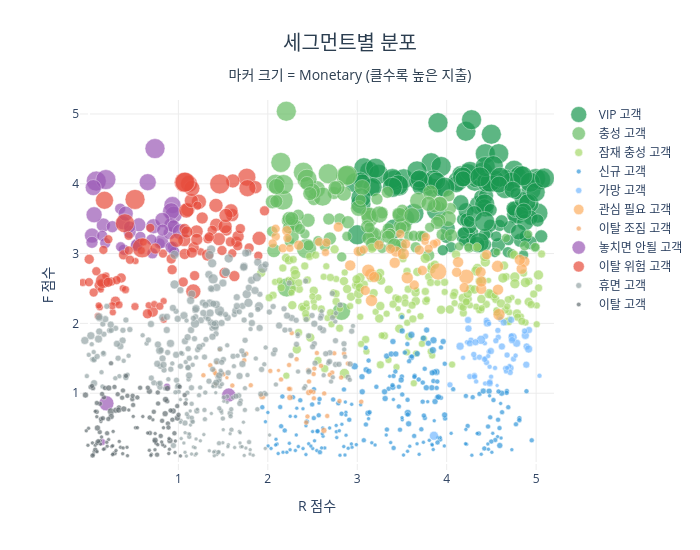
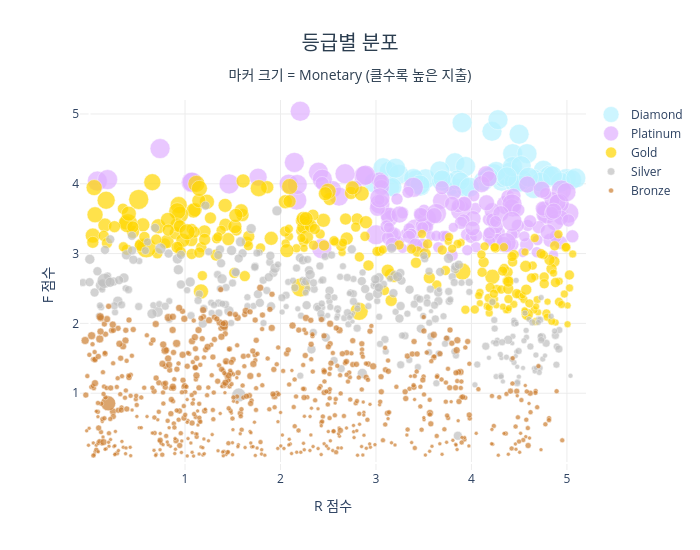

Source (notebook cell) for these figures, in order:
### Code cell
rfm_plot = rfm.copy()

# Bin-interpolation scaling (RFM_scale 패턴)
r_intervals = pd.qcut(rfm_plot['Recency'], q=[0, 0.2, 0.4, 0.6, 0.8, 1.0])
r_left = r_intervals.apply(lambda x: x.left).astype(float).clip(lower=0)
r_right = r_intervals.apply(lambda x: x.right).astype(float)
rfm_plot['R_scale'] = (rfm_plot['R'] - 1) + (rfm_plot['Recency'] - r_left - 0.01) / (r_right - r_left) - 0.0001

f_q1 = rfm_plot['Frequency'].quantile(0.25)
f_q2 = rfm_plot['Frequency'].quantile(0.50)
f_q3 = rfm_plot['Frequency'].quantile(0.75)
f_upper = f_q3 + 1.5 * (f_q3 - f_q1)
f_intervals = pd.cut(rfm_plot['Frequency'], bins=[0, f_q1, f_q2, f_q3, f_upper, rfm_plot['Frequency'].max()])
f_left = f_intervals.apply(lambda x: x.left).astype(float)
f_right = f_intervals.apply(lambda x: x.right).astype(float)
rfm_plot['F_scale'] = (rfm_plot['F'] - 1) + (rfm_plot['Frequency'] - f_left - 0.01) / (f_right - f_left) - 0.0001

np.random.seed(42)
rfm_plot['R_scale'] += np.random.uniform(-0.1, 0.1, len(rfm_plot))
rfm_plot['F_scale'] += np.random.uniform(-0.1, 0.1, len(rfm_plot))

m_min = rfm_plot['Monetary'].min()
m_cap = rfm_plot['Monetary'].quantile(0.95)
rfm_plot['marker_size'] = (
    (rfm_plot['Monetary'].clip(upper=m_cap) - m_min) / (m_cap - m_min) * 16 + 4
).round(0)

segment_colors = {
    'VIP 고객': '#1a9850',
    '충성 고객': '#66bd63',
    '잠재 충성 고객': '#a6d96a',
    '신규 고객': '#3498db',
    '가망 고객': '#74b9ff',
    '관심 필요 고객': '#fdae61',
    '이탈 조짐 고객': '#f4a261',
    '놓치면 안될 고객': '#9b59b6',
    '이탈 위험 고객': '#e74c3c',
    '휴면 고객': '#95a5a6',
    '이탈 고객': '#636e72',
    'Others': '#dfe6e9',
}
grade_color_map = {
    'Diamond': '#B9F2FF',
    'Platinum': '#E0B0FF',
    'Gold': '#FFD700',
    'Silver': '#C0C0C0',
    'Bronze': '#CD7F32',
}

# 세그먼트별 분포
fig1 = go.Figure()
for segment, color in segment_colors.items():
    sub = rfm_plot[rfm_plot['Segment'] == segment]
    if len(sub) == 0:
        continue
    fig1.add_trace(go.Scatter(
        x=sub['R_scale'],
        y=sub['F_scale'],
        mode='markers',
        marker=dict(color=color, size=sub['marker_size'], opacity=0.7,
                    line=dict(width=0.5, color='white')),
        name=segment,
        hovertemplate=(
            '등급: %{customdata[0]}<br>'
            f'세그먼트: {segment}<br>'
            'R: %{customdata[1]} | F: %{customdata[2]}<br>'
            'Monetary: %{customdata[3]:,.0f}원<extra></extra>'
        ),
        customdata=sub[['등급', 'R', 'F', 'Monetary']].values
    ))

fig1.update_layout(
    title=dict(
        text='세그먼트별 분포<br><sub>마커 크기 = Monetary (클수록 높은 지출)</sub>',
        font=dict(size=20, color='#2c3e50'), x=0.5, xanchor='center'
    ),
    xaxis=dict(tickvals=[1, 2, 3, 4, 5], range=[-0.1, 5.2], gridcolor='#ececec', title_text='R 점수'),
    yaxis=dict(tickvals=[1, 2, 3, 4, 5], range=[-0.1, 5.2], gridcolor='#ececec', title_text='F 점수'),
    plot_bgcolor='white',
    width=700,
    height=550,
    legend=dict(orientation='v', x=1.01, y=1)
)
fig1.show()

# 등급별 분포
fig2 = go.Figure()
for grade in ['Diamond', 'Platinum', 'Gold', 'Silver', 'Bronze']:
    sub = rfm_plot[rfm_plot['등급'] == grade]
    fig2.add_trace(go.Scatter(
        x=sub['R_scale'],
        y=sub['F_scale'],
        mode='markers',
        marker=dict(color=grade_color_map[grade], size=sub['marker_size'], opacity=0.7,
                    line=dict(width=0.5, color='white')),
        name=grade,
        hovertemplate=(
            f'등급: {grade}<br>'
            'R: %{customdata[0]} | F: %{customdata[1]}<br>'
            'Monetary: %{customdata[2]:,.0f}원<extra></extra>'
        ),
        customdata=sub[['R', 'F', 'Monetary']].values
    ))

fig2.update_layout(
    title=dict(
        text='등급별 분포<br><sub>마커 크기 = Monetary (클수록 높은 지출)</sub>',
        font=dict(size=20, color='#2c3e50'), x=0.5, xanchor='center'
    ),
    xaxis=dict(tickvals=[1, 2, 3, 4, 5], range=[-0.1, 5.2], gridcolor='#ececec', title_text='R 점수'),
    yaxis=dict(tickvals=[1, 2, 3, 4, 5], range=[-0.1, 5.2], gridcolor='#ececec', title_text='F 점수'),
    plot_bgcolor='white',
    width=700,
    height=550,
    legend=dict(orientation='v', x=1.01, y=1)
)
fig2.show()

### Figure 1 — Plotly figure (JSON) as saved in the notebook; plotly's stock layout.template omitted (floating-point values rounded to 4 significant figures; data arrays with more than 128 entries replaced by an {"elided": "..."} marker saying what was removed)
{"data": [{"customdata": {"elided": "135x4 mixed values"}, "hovertemplate": "등급: %{customdata[0]}<br>세그먼트: VIP 고객<br>R: %{customdata[1]} | F: %{customdata[2]}<br>Monetary: %{customdata[3]:,.0f}원<extra></extra>", "marker": {"color": "#1a9850", "line": {"color": "white", "width": 0.5}, "opacity": 0.7, "size": {"elided": "135 float values"}}, "mode": "markers", "name": "VIP 고객", "type": "scatter", "x": {"elided": "135 float values"}, "y": {"elided": "135 float values"}}, {"customdata": {"elided": "116x4 mixed values"}, "hovertemplate": "등급: %{customdata[0]}<br>세그먼트: 충성 고객<br>R: %{customdata[1]} | F: %{customdata[2]}<br>Monetary: %{customdata[3]:,.0f}원<extra></extra>", "marker": {"color": "#66bd63", "line": {"color": "white", "width": 0.5}, "opacity": 0.7, "size": [12.0, 19.0, 14.0, 18.0, 12.0, 12.0, 10.0, 11.0, 10.0, 20.0, 12.0, 11.0, 10.0, 16.0, 12.0, 12.0, 9.0, 20.0, 12.0, 12.0, 12.0, 20.0, 17.0, 11.0, 13.0, 15.0, 17.0, 10.0, 12.0, 17.0, 8.0, 10.0, 19.0, 10.0, 12.0, 14.0, 12.0, 11.0, 9.0, 16.0, 10.0, 20.0, 10.0, 13.0, 20.0, 12.0, 12.0, 20.0, 13.0, 15.0, 16.0, 16.0, 15.0, 11.0, 20.0, 12.0, 11.0, 14.0, 13.0, 17.0, 11.0, 14.0, 12.0, 20.0, 10.0, 16.0, 16.0, 20.0, 19.0, 9.0, 14.0, 13.0, 16.0, 14.0, 11.0, 11.0, 13.0, 11.0, 9.0, 12.0, 10.0, 9.0, 14.0, 13.0, 16.0, 13.0, 13.0, 15.0, 13.0, 13.0, 11.0, 14.0, 14.0, 10.0, 17.0, 10.0, 11.0, 14.0, 14.0, 12.0, 12.0, 13.0, 10.0, 16.0, 14.0, 12.0, 14.0, 15.0, 11.0, 15.0, 14.0, 11.0, 11.0, 12.0, 20.0, 10.0]}, "mode": "markers", "name": "충성 고객", "type": "scatter", "x": [4.041, 2.086, 3.4, 2.824, 2.803, 3.279, 3.041, 3.243, 4.251, 2.207, 3.176, 2.637, 3.308, 3.185, 3.491, 3.154, 4.243, 2.398, 2.22, 3.456, 3.503, 2.432, 3.141, 3.712, 2.739, 2.85, 3.681, 2.885, 2.682, 3.5, 4.561, 2.243, 2.211, 4.989, 3.949, 2.275, 2.289, 3.496, 4.911, 4.017, 2.415, 2.17, 4.872, 2.694, 2.874, 4.024, 2.233, 2.175, 2.514, 3.474, 3.129, 3.015, 3.817, 2.049, 2.676, 3.347, 3.373, 2.051, 2.895, 2.548, 3.704, 2.272, 3.541, 2.89, 3.573, 3.924, 3.056, 2.438, 2.613, 4.99, 2.45, 3.125, 2.096, 3.864, 3.369, 3.632, 3.346, 2.456, 4.138, 3.798, 3.278, 4.662, 3.172, 2.095, 2.499, 4.048, 3.111, 2.779, 3.918, 3.89, 3.735, 2.752, 2.437, 2.56, 3.247, 4.73, 3.136, 2.47, 2.068, 2.34, 3.221, 2.317, 2.827, 3.611, 2.239, 3.337, 3.416, 3.924, 3.654, 3.797, 2.268, 3.038, 2.36, 3.489, 2.146, 3.81], "y": [3.645, 4.001, 3.116, 2.172, 3.497, 3.584, 3.035, 3.172, 3.081, 5.039, 3.283, 3.11, 3.288, 3.267, 3.133, 3.574, 3.09, 4.165, 3.469, 3.574, 3.62, 3.071, 3.505, 3.247, 3.869, 3.86, 3.756, 3.247, 3.494, 3.392, 3.023, 3.167, 2.515, 3.089, 3.272, 3.43, 3.422, 3.089, 3.276, 3.501, 3.28, 3.766, 3.111, 3.216, 4.113, 3.828, 3.375, 3.989, 3.782, 3.552, 3.548, 3.649, 3.875, 3.318, 4.144, 3.355, 3.282, 3.743, 3.449, 3.923, 3.251, 3.235, 3.384, 4.124, 3.251, 3.707, 3.946, 4.066, 3.816, 3.092, 3.477, 3.22, 3.961, 3.685, 3.284, 3.254, 3.241, 3.117, 3.103, 2.977, 3.074, 3.223, 3.133, 3.749, 3.893, 3.263, 3.389, 3.943, 3.475, 3.44, 3.251, 3.942, 4.004, 3.184, 3.559, 2.999, 3.373, 3.858, 3.043, 3.55, 3.781, 3.396, 2.952, 3.544, 3.503, 3.877, 3.123, 3.71, 3.091, 3.713, 3.499, 3.771, 3.352, 3.372, 4.306, 3.375]}, {"customdata": {"elided": "205x4 mixed values"}, "hovertemplate": "등급: %{customdata[0]}<br>세그먼트: 잠재 충성 고객<br>R: %{customdata[1]} | F: %{customdata[2]}<br>Monetary: %{customdata[3]:,.0f}원<extra></extra>", "marker": {"color": "#a6d96a", "line": {"color": "white", "width": 0.5}, "opacity": 0.7, "size": {"elided": "205 float values"}}, "mode": "markers", "name": "잠재 충성 고객", "type": "scatter", "x": {"elided": "205 float values"}, "y": {"elided": "205 float values"}}, {"customdata": {"elided": "220x4 mixed values"}, "hovertemplate": "등급: %{customdata[0]}<br>세그먼트: 신규 고객<br>R: %{customdata[1]} | F: %{customdata[2]}<br>Monetary: %{customdata[3]:,.0f}원<extra></extra>", "marker": {"color": "#3498db", "line": {"color": "white", "width": 0.5}, "opacity": 0.7, "size": {"elided": "220 float values"}}, "mode": "markers", "name": "신규 고객", "type": "scatter", "x": {"elided": "220 float values"}, "y": {"elided": "220 float values"}}, {"customdata": {"elided": "63x4 mixed values"}, "hovertemplate": "등급: %{customdata[0]}<br>세그먼트: 가망 고객<br>R: %{customdata[1]} | F: %{customdata[2]}<br>Monetary: %{customdata[3]:,.0f}원<extra></extra>", "marker": {"color": "#74b9ff", "line": {"color": "white", "width": 0.5}, "opacity": 0.7, "size": [6.0, 5.0, 6.0, 8.0, 5.0, 6.0, 6.0, 8.0, 5.0, 5.0, 7.0, 6.0, 8.0, 6.0, 6.0, 6.0, 5.0, 7.0, 5.0, 9.0, 6.0, 5.0, 7.0, 6.0, 5.0, 5.0, 9.0, 6.0, 5.0, 7.0, 8.0, 7.0, 6.0, 7.0, 9.0, 6.0, 4.0, 5.0, 7.0, 5.0, 7.0, 6.0, 6.0, 6.0, 5.0, 7.0, 6.0, 5.0, 7.0, 6.0, 7.0, 6.0, 7.0, 6.0, 6.0, 5.0, 5.0, 8.0, 6.0, 5.0, 7.0, 5.0, 7.0]}, "mode": "markers", "name": "가망 고객", "type": "scatter", "x": [4.444, 4.43, 4.259, 4.454, 4.314, 4.577, 4.31, 4.15, 5.038, 4.47, 4.89, 4.434, 4.88, 4.55, 4.303, 4.602, 4.427, 4.714, 4.497, 3.858, 4.573, 4.702, 4.239, 4.366, 4.473, 4.48, 4.384, 4.037, 4.432, 4.243, 4.783, 4.92, 4.271, 4.617, 4.737, 4.71, 4.564, 4.541, 4.721, 4.465, 4.894, 4.484, 4.747, 4.66, 4.227, 4.494, 4.724, 4.664, 4.638, 4.446, 4.259, 4.871, 4.322, 4.675, 4.423, 4.771, 4.676, 4.916, 4.311, 4.329, 4.731, 4.183, 4.48], "y": [2.046, 1.138, 1.238, 2.006, 1.503, 1.802, 1.252, 1.673, 1.249, 1.593, 1.409, 1.815, 1.828, 1.751, 1.556, 2.058, 1.715, 1.361, 1.237, 0.39, 1.9, 1.388, 2.047, 1.517, 1.994, 1.379, 1.765, 1.12, 1.502, 1.925, 1.715, 1.905, 1.759, 1.669, 1.801, 1.297, 1.11, 1.362, 2.051, 1.532, 1.669, 1.162, 1.489, 1.354, 1.732, 1.604, 1.82, 1.312, 2.014, 1.44, 1.716, 1.89, 1.729, 1.546, 1.485, 1.539, 1.362, 1.632, 1.235, 1.169, 1.76, 1.507, 1.144]}, {"customdata": {"elided": "51x4 mixed values"}, "hovertemplate": "등급: %{customdata[0]}<br>세그먼트: 관심 필요 고객<br>R: %{customdata[1]} | F: %{customdata[2]}<br>Monetary: %{customdata[3]:,.0f}원<extra></extra>", "marker": {"color": "#fdae61", "line": {"color": "white", "width": 0.5}, "opacity": 0.7, "size": [8.0, 11.0, 11.0, 11.0, 8.0, 11.0, 12.0, 10.0, 10.0, 10.0, 9.0, 11.0, 9.0, 10.0, 10.0, 15.0, 10.0, 10.0, 8.0, 10.0, 10.0, 10.0, 12.0, 11.0, 12.0, 13.0, 12.0, 12.0, 9.0, 17.0, 10.0, 10.0, 9.0, 9.0, 11.0, 11.0, 9.0, 11.0, 12.0, 10.0, 9.0, 9.0, 9.0, 8.0, 11.0, 9.0, 11.0, 9.0, 10.0, 9.0, 11.0]}, "mode": "markers", "name": "관심 필요 고객", "type": "scatter", "x": [2.645, 4.379, 4.869, 3.419, 3.759, 3.434, 3.153, 2.213, 3.728, 3.242, 2.573, 4.128, 2.089, 4.447, 3.012, 4.22, 4.196, 3.372, 3.891, 4.111, 3.637, 2.788, 3.159, 4.839, 3.515, 3.124, 4.585, 3.559, 2.054, 3.905, 3.09, 3.541, 3.855, 3.798, 4.818, 3.189, 2.22, 4.385, 4.569, 2.346, 3.767, 2.168, 2.655, 2.247, 2.921, 3.073, 4.388, 3.482, 3.694, 2.087, 4.574], "y": [3.016, 2.734, 2.886, 2.869, 3.174, 3.029, 2.7, 3.328, 2.757, 3.123, 3.166, 2.877, 3.245, 2.985, 3.031, 2.668, 2.513, 3.066, 3.157, 2.732, 2.549, 3.379, 2.329, 2.782, 2.997, 2.755, 2.127, 2.652, 3.144, 2.742, 2.471, 3.137, 3.137, 3.07, 2.911, 2.664, 3.222, 2.495, 2.817, 3.12, 3.237, 3.076, 3.158, 3.076, 2.83, 3.057, 2.599, 3.281, 3.051, 3.355, 2.484]}, {"customdata": {"elided": "47x4 mixed values"}, "hovertemplate": "등급: %{customdata[0]}<br>세그먼트: 이탈 조짐 고객<br>R: %{customdata[1]} | F: %{customdata[2]}<br>Monetary: %{customdata[3]:,.0f}원<extra></extra>", "marker": {"color": "#f4a261", "line": {"color": "white", "width": 0.5}, "opacity": 0.7, "size": [5.0, 5.0, 5.0, 5.0, 5.0, 4.0, 5.0, 5.0, 5.0, 6.0, 5.0, 5.0, 5.0, 7.0, 5.0, 5.0, 5.0, 5.0, 5.0, 5.0, 5.0, 5.0, 5.0, 4.0, 4.0, 5.0, 5.0, 5.0, 5.0, 5.0, 5.0, 5.0, 5.0, 5.0, 5.0, 5.0, 5.0, 5.0, 6.0, 4.0, 5.0, 5.0, 5.0, 5.0, 6.0, 5.0, 5.0]}, "mode": "markers", "name": "이탈 조짐 고객", "type": "scatter", "x": [2.429, 2.82, 2.512, 2.52, 1.505, 1.426, 2.443, 2.267, 2.461, 2.457, 2.322, 2.25, 2.237, 1.938, 1.809, 2.451, 2.664, 2.63, 2.72, 1.425, 2.028, 1.4, 1.357, 1.461, 1.543, 3.045, 2.238, 2.595, 2.509, 2.852, 1.737, 2.515, 2.548, 2.896, 1.411, 2.743, 1.759, 2.481, 2.247, 2.119, 1.603, 1.28, 2.801, 2.692, 2.627, 1.411, 2.148], "y": [0.5787, 1.224, 1.275, 1.353, 1.27, 1.438, 0.6663, 1.862, 1.169, 1.009, 1.488, 1.059, 1.063, 0.9576, 1.114, 1.334, 0.6738, 0.9975, 1.295, 1.268, 1.32, 1.326, 1.399, 1.626, 1.223, 0.8793, 1.404, 1.393, 1.017, 1.567, 1.472, 0.9264, 1.576, 1.424, 1.125, 1.571, 1.564, 1.024, 0.9377, 1.326, 1.11, 1.257, 0.8882, 1.264, 0.4675, 1.288, 1.198]}, {"customdata": {"elided": "44x4 mixed values"}, "hovertemplate": "등급: %{customdata[0]}<br>세그먼트: 놓치면 안될 고객<br>R: %{customdata[1]} | F: %{customdata[2]}<br>Monetary: %{customdata[3]:,.0f}원<extra></extra>", "marker": {"color": "#9b59b6", "line": {"color": "white", "width": 0.5}, "opacity": 0.7, "size": [20.0, 11.0, 11.0, 15.0, 14.0, 12.0, 11.0, 14.0, 13.0, 15.0, 11.0, 17.0, 13.0, 14.0, 17.0, 17.0, 11.0, 11.0, 14.0, 16.0, 12.0, 14.0, 12.0, 15.0, 14.0, 7.0, 11.0, 11.0, 15.0, 17.0, 15.0, 12.0, 20.0, 12.0, 10.0, 7.0, 16.0, 20.0, 12.0, 13.0, 11.0, 16.0, 12.0, 11.0]}, "mode": "markers", "name": "놓치면 안될 고객", "type": "scatter", "x": [0.08186, 0.9379, 0.7893, 0.1954, 0.5584, 0.5378, 0.7102, 0.8107, 0.4553, 0.7205, 0.954, 0.9339, 0.9031, 0.3812, 0.9472, 0.9189, 0.3498, 0.3914, 0.1609, 0.05749, 0.9181, 0.9165, 0.531, 0.03418, 1.563, 0.8726, 0.5747, 0.1484, 0.8215, 0.6573, 0.4108, 0.4535, 0.1891, 0.03404, 0.3544, 0.146, 0.04833, 0.7385, 0.261, 0.9457, 0.6986, 1.022, 0.8239, 0.1825], "y": [4.039, 3.098, 3.145, 0.8549, 3.412, 3.135, 3.003, 3.172, 3.311, 3.391, 3.025, 3.695, 3.292, 3.44, 3.557, 3.606, 3.643, 3.055, 3.408, 3.556, 3.089, 3.411, 3.117, 3.258, 0.973, 1.094, 3.239, 3.255, 3.482, 4.023, 3.572, 3.381, 4.06, 3.161, 3.097, 0.2997, 3.945, 4.504, 3.385, 3.39, 3.201, 3.312, 3.336, 3.151]}, {"customdata": {"elided": "102x4 mixed values"}, "hovertemplate": "등급: %{customdata[0]}<br>세그먼트: 이탈 위험 고객<br>R: %{customdata[1]} | F: %{customdata[2]}<br>Monetary: %{customdata[3]:,.0f}원<extra></extra>", "marker": {"color": "#e74c3c", "line": {"color": "white", "width": 0.5}, "opacity": 0.7, "size": [15.0, 13.0, 10.0, 11.0, 9.0, 13.0, 7.0, 11.0, 10.0, 14.0, 9.0, 10.0, 15.0, 11.0, 10.0, 8.0, 14.0, 10.0, 8.0, 10.0, 10.0, 9.0, 14.0, 8.0, 11.0, 9.0, 11.0, 11.0, 10.0, 9.0, 10.0, 7.0, 8.0, 8.0, 7.0, 8.0, 8.0, 20.0, 18.0, 13.0, 10.0, 10.0, 14.0, 13.0, 7.0, 10.0, 13.0, 20.0, 7.0, 7.0, 8.0, 7.0, 10.0, 7.0, 11.0, 9.0, 20.0, 19.0, 9.0, 7.0, 8.0, 13.0, 17.0, 8.0, 10.0, 14.0, 11.0, 11.0, 12.0, 9.0, 17.0, 10.0, 16.0, 12.0, 7.0, 10.0, 9.0, 9.0, 9.0, 9.0, 14.0, 14.0, 12.0, 14.0, 18.0, 11.0, 20.0, 12.0, 10.0, 15.0, 14.0, 8.0, 9.0, 9.0, 12.0, 15.0, 11.0, 10.0, 7.0, 20.0, 9.0, 10.0]}, "mode": "markers", "name": "이탈 위험 고객", "type": "scatter", "x": [1.229, 1.423, 1.331, 0.713, 1.603, 1.066, 0.3783, 1.539, 0.2964, 1.106, 0.1615, 1.487, 1.089, 0.1198, 1.182, -0.06981, 1.145, 0.9197, 0.5147, 0.93, 1.791, 1.894, 1.42, 0.6068, 1.516, 0.08272, 1.648, 1.626, 1.378, 0.2514, 0.3605, 0.1327, 0.5851, 1.248, 0.8361, 0.4083, 0.1369, 0.5953, 1.765, 1.204, 0.3868, 1.963, 1.609, 1.453, 0.8351, 0.6544, 1.861, 1.462, 0.267, 0.6681, 0.2606, 0.5207, 0.002953, 0.09906, 1.069, 0.3098, 0.5152, 0.4023, 0.4458, 0.7304, 0.7925, 1.602, 1.773, 0.3356, 1.054, 0.9783, 1.07, 1.171, 1.668, 0.459, 1.119, 1.664, 1.151, 1.095, 0.1212, 1.693, 1.214, 0.2165, 3.614e-05, 0.8278, 1.522, 1.589, 1.266, 1.903, 0.1739, 1.15, 1.065, 1.206, 1.345, 1.167, 1.533, 0.1898, 0.05261, 0.4438, 1.327, 0.1579, 0.7431, 0.2152, 0.1091, 1.075, 0.6865, 1.581], "y": [3.743, 3.413, 3.211, 2.168, 3.003, 3.194, 2.503, 3.331, 2.319, 3.629, 3.053, 3.044, 3.617, 2.546, 2.684, 2.586, 3.758, 2.924, 2.241, 2.769, 3.08, 2.97, 3.69, 3.166, 2.724, 2.747, 3.17, 2.677, 3.334, 2.599, 2.651, 2.485, 3.043, 3.027, 2.053, 2.484, 2.581, 3.082, 4.095, 3.318, 2.982, 3.612, 4.041, 3.208, 2.319, 2.137, 3.951, 3.998, 2.158, 2.26, 2.252, 2.893, 2.918, 2.106, 3.354, 2.62, 3.776, 3.434, 3.045, 2.276, 2.246, 3.552, 3.937, 2.266, 2.592, 3.191, 2.994, 3.09, 3.246, 2.912, 3.999, 3.112, 3.934, 3.309, 2.23, 3.357, 3.687, 3.204, 2.59, 3.0, 3.387, 3.613, 3.51, 3.218, 3.764, 3.015, 4.02, 3.203, 3.239, 2.458, 3.547, 2.679, 2.443, 3.255, 2.979, 2.61, 3.072, 2.588, 2.257, 4.023, 3.368, 3.168]}, {"customdata": {"elided": "356x4 mixed values"}, "hovertemplate": "등급: %{customdata[0]}<br>세그먼트: 휴면 고객<br>R: %{customdata[1]} | F: %{customdata[2]}<br>Monetary: %{customdata[3]:,.0f}원<extra></extra>", "marker": {"color": "#95a5a6", "line": {"color": "white", "width": 0.5}, "opacity": 0.7, "size": {"elided": "356 float values"}}, "mode": "markers", "name": "휴면 고객", "type": "scatter", "x": {"elided": "356 float values"}, "y": {"elided": "356 float values"}}, {"customdata": {"elided": "129x4 mixed values"}, "hovertemplate": "등급: %{customdata[0]}<br>세그먼트: 이탈 고객<br>R: %{customdata[1]} | F: %{customdata[2]}<br>Monetary: %{customdata[3]:,.0f}원<extra></extra>", "marker": {"color": "#636e72", "line": {"color": "white", "width": 0.5}, "opacity": 0.7, "size": {"elided": "129 float values"}}, "mode": "markers", "name": "이탈 고객", "type": "scatter", "x": {"elided": "129 float values"}, "y": {"elided": "129 float values"}}], "layout": {"height": 550, "legend": {"orientation": "v", "x": 1.01, "y": 1}, "plot_bgcolor": "white", "title": {"font": {"color": "#2c3e50", "size": 20}, "text": "세그먼트별 분포<br><sub>마커 크기 = Monetary (클수록 높은 지출)</sub>", "x": 0.5, "xanchor": "center"}, "width": 700, "xaxis": {"gridcolor": "#ececec", "range": [-0.1, 5.2], "tickvals": [1, 2, 3, 4, 5], "title": {"text": "R 점수"}}, "yaxis": {"gridcolor": "#ececec", "range": [-0.1, 5.2], "tickvals": [1, 2, 3, 4, 5], "title": {"text": "F 점수"}}}}

### Figure 2 — Plotly figure (JSON) as saved in the notebook; plotly's stock layout.template omitted (floating-point values rounded to 4 significant figures; data arrays with more than 128 entries replaced by an {"elided": "..."} marker saying what was removed)
{"data": [{"customdata": {"elided": "58x3 float values"}, "hovertemplate": "등급: Diamond<br>R: %{customdata[0]} | F: %{customdata[1]}<br>Monetary: %{customdata[2]:,.0f}원<extra></extra>", "marker": {"color": "#B9F2FF", "line": {"color": "white", "width": 0.5}, "opacity": 0.7, "size": [20.0, 20.0, 20.0, 20.0, 20.0, 20.0, 20.0, 20.0, 20.0, 20.0, 20.0, 20.0, 20.0, 19.0, 20.0, 20.0, 19.0, 20.0, 20.0, 19.0, 20.0, 20.0, 20.0, 20.0, 20.0, 20.0, 20.0, 20.0, 20.0, 20.0, 20.0, 19.0, 20.0, 20.0, 20.0, 20.0, 20.0, 20.0, 20.0, 20.0, 18.0, 20.0, 20.0, 19.0, 20.0, 20.0, 18.0, 20.0, 20.0, 20.0, 20.0, 20.0, 18.0, 20.0, 20.0, 20.0, 20.0, 20.0]}, "mode": "markers", "name": "Diamond", "type": "scatter", "x": [4.464, 3.466, 2.979, 3.138, 4.315, 4.754, 4.498, 4.126, 4.432, 4.376, 4.994, 3.074, 4.339, 3.783, 3.416, 4.236, 3.84, 4.791, 4.821, 4.651, 3.903, 3.826, 3.239, 3.739, 4.215, 4.406, 4.582, 3.52, 4.652, 4.278, 4.724, 3.939, 3.688, 3.205, 4.26, 3.938, 3.394, 4.535, 4.448, 3.46, 3.155, 4.178, 4.486, 3.172, 5.05, 3.854, 3.888, 4.431, 4.934, 4.521, 3.979, 3.669, 3.692, 4.597, 4.499, 4.849, 5.094, 4.372], "y": [4.068, 3.966, 4.015, 4.178, 4.038, 4.193, 4.02, 4.039, 4.431, 4.115, 4.074, 4.229, 4.085, 3.97, 4.052, 4.143, 3.944, 4.091, 4.12, 4.071, 4.876, 4.301, 4.137, 4.029, 4.753, 4.169, 4.432, 4.071, 3.932, 4.918, 4.025, 3.946, 4.039, 4.224, 4.177, 4.248, 4.075, 4.055, 4.023, 3.983, 3.945, 4.097, 4.023, 3.953, 4.057, 4.053, 4.039, 4.246, 4.022, 4.259, 3.951, 4.184, 4.069, 4.094, 4.71, 4.112, 4.082, 4.1]}, {"customdata": {"elided": "154x3 float values"}, "hovertemplate": "등급: Platinum<br>R: %{customdata[0]} | F: %{customdata[1]}<br>Monetary: %{customdata[2]:,.0f}원<extra></extra>", "marker": {"color": "#E0B0FF", "line": {"color": "white", "width": 0.5}, "opacity": 0.7, "size": {"elided": "154 float values"}}, "mode": "markers", "name": "Platinum", "type": "scatter", "x": {"elided": "154 float values"}, "y": {"elided": "154 float values"}}, {"customdata": {"elided": "243x3 float values"}, "hovertemplate": "등급: Gold<br>R: %{customdata[0]} | F: %{customdata[1]}<br>Monetary: %{customdata[2]:,.0f}원<extra></extra>", "marker": {"color": "#FFD700", "line": {"color": "white", "width": 0.5}, "opacity": 0.7, "size": {"elided": "243 float values"}}, "mode": "markers", "name": "Gold", "type": "scatter", "x": {"elided": "243 float values"}, "y": {"elided": "243 float values"}}, {"customdata": {"elided": "314x3 float values"}, "hovertemplate": "등급: Silver<br>R: %{customdata[0]} | F: %{customdata[1]}<br>Monetary: %{customdata[2]:,.0f}원<extra></extra>", "marker": {"color": "#C0C0C0", "line": {"color": "white", "width": 0.5}, "opacity": 0.7, "size": {"elided": "314 float values"}}, "mode": "markers", "name": "Silver", "type": "scatter", "x": {"elided": "314 float values"}, "y": {"elided": "314 float values"}}, {"customdata": {"elided": "699x3 float values"}, "hovertemplate": "등급: Bronze<br>R: %{customdata[0]} | F: %{customdata[1]}<br>Monetary: %{customdata[2]:,.0f}원<extra></extra>", "marker": {"color": "#CD7F32", "line": {"color": "white", "width": 0.5}, "opacity": 0.7, "size": {"elided": "699 float values"}}, "mode": "markers", "name": "Bronze", "type": "scatter", "x": {"elided": "699 float values"}, "y": {"elided": "699 float values"}}], "layout": {"height": 550, "legend": {"orientation": "v", "x": 1.01, "y": 1}, "plot_bgcolor": "white", "title": {"font": {"color": "#2c3e50", "size": 20}, "text": "등급별 분포<br><sub>마커 크기 = Monetary (클수록 높은 지출)</sub>", "x": 0.5, "xanchor": "center"}, "width": 700, "xaxis": {"gridcolor": "#ececec", "range": [-0.1, 5.2], "tickvals": [1, 2, 3, 4, 5], "title": {"text": "R 점수"}}, "yaxis": {"gridcolor": "#ececec", "range": [-0.1, 5.2], "tickvals": [1, 2, 3, 4, 5], "title": {"text": "F 점수"}}}}
